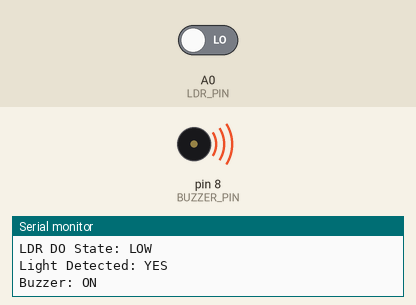
Bench run of a sketch on a simulated Arduino Mega 2560, built with avr-gcc and run on an emulated ATmega2560. Parts: buzzer (waves = sounding, pin HIGH), the last lines printed to the serial monitor. Inputs (shaded band) come from the test bench; at power-on: A0 (LDR_PIN) LOW.

Above: at 1.7 s.
1.8 s: A0 (LDR_PIN) driven HIGH
At 2.5 s:
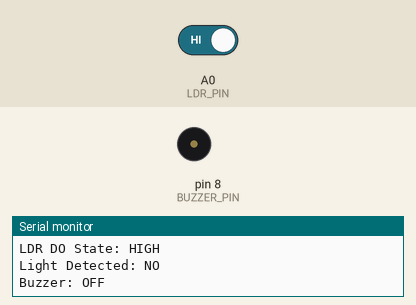
3.5 s: A0 (LDR_PIN) driven LOW
At 4.9 s:
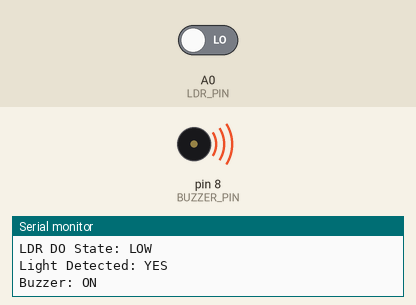
Timing chart, 0 to 6.5 s (numbered marks = the images above; inputs shaded):
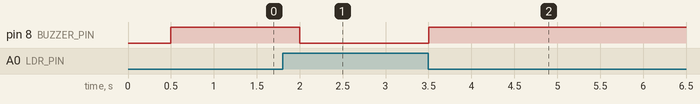

Measured:
- after the input at 1.8 s, pin 8 (BUZZER_PIN): HIGH → LOW after 0.20 s
- after the input at 3.5 s, pin 8 (BUZZER_PIN): LOW → HIGH at once

The sketch:

voinex.ino
```cpp
const uint8_t LDR_PIN = A0;
const uint8_t BUZZER_PIN = 8;

// Change to HIGH if the LDR module outputs HIGH when light is detected.
const uint8_t LIGHT_ACTIVE_LEVEL = LOW;

void setup() {
  pinMode(LDR_PIN, INPUT);
  pinMode(BUZZER_PIN, OUTPUT);

  // Keep buzzer off at startup
  digitalWrite(BUZZER_PIN, LOW);

  Serial.begin(115200);
  delay(500);
}

void loop() {
  int ldrState = digitalRead(LDR_PIN);
  bool lightDetected = (ldrState == LIGHT_ACTIVE_LEVEL);

  if (lightDetected) {
    digitalWrite(BUZZER_PIN, HIGH);
  } else {
    digitalWrite(BUZZER_PIN, LOW);
  }

  Serial.print("LDR DO State: ");
  Serial.println(ldrState == HIGH ? "HIGH" : "LOW");

  Serial.print("Light Detected: ");
  Serial.println(lightDetected ? "YES" : "NO");

  Serial.print("Buzzer: ");
  Serial.println(lightDetected ? "ON" : "OFF");

  delay(500);
}
```
